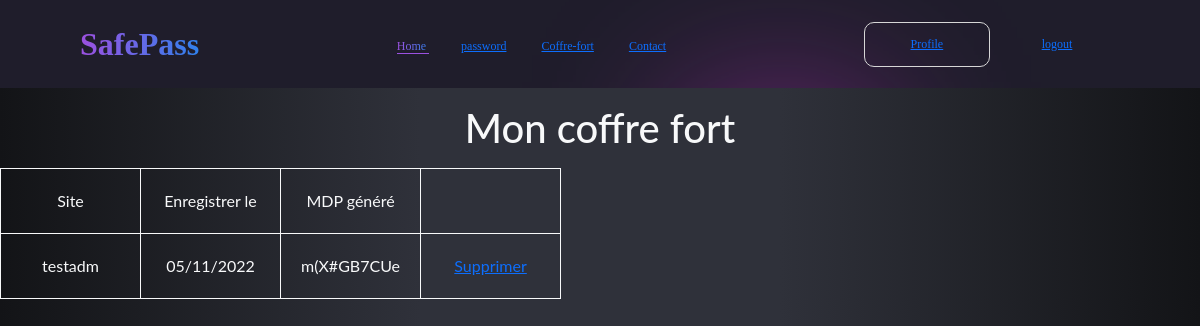
/generator/coffre-fort/ (signed in), run on the app's committed database.
### generator/models.py (models this page shows, shortened)
class GenPass(models.Model):
    user = models.OneToOneField(User, on_delete=models.CASCADE, null=True, blank=True)
    site = models.CharField(max_length=30)
    date = models.DateTimeField(default=timezone.now)
    passwords = models.CharField(max_length=300)
    class Meta:
        verbose_name = 'Password'
        verbose_name_plural = 'Passwords'
        ordering = ['site']

### generator/views.py (the view)
# urls.py: path('coffre-fort/', coffre_fort, name='coffre-fort'),
@login_required
def coffre_fort(request):
    password_list = GenPass.objects.filter(user=request.user)
    context = {'password_list': password_list}
    return render(request, 'generator/listalll.html', context)

### templates/generator/listalll.html (shortened to what this page needs)
{% extends 'base.html' %}
{% load static %}
{% block content %}
<div>
    <h1 class="text-center text-light mt-3 mb-3">Mon coffre fort</h1>
</div>
<div class="content text text-light">
    {% if user != 'user.username' %}
        <table>
            <tr>
                <td>Site</td>
                <td>Enregistrer le</td>
                <td>MDP généré</td>
                <td></td>
            </tr>
            {% for password in password_list %}
                <tr>
                    <td>{{ password.site }}</td>
                    <td>{{ password.date|date:"d/m/Y" }}</td>
                    <td>{{ password.passwords }}</td>
                    <td><a href="#">Supprimer</a></td>
                </tr>
            {% endfor %}
        </table>
{% endif %}
</div>
{% endblock %}

### user/static/build/css/style.css (style rules this page uses)
body { margin: 0; background-color: #252954; }

### templates/generator/listalll.html (style rules this page uses)
td { width: 25%; text-align: center; border: solid 1px; padding: 20px; }
:root { --yellow: #ffdd40; --dark: #2f313a; --deg: -86deg; --trans: all 0.4s ease 0s; }
body { font-family: "Lato", Arial, Helvetica, serif; background: linear-gradient(90deg, #131417, var(--dark) 35% 65%, #131417); }
body *, body *:before, body *:after { box-sizing: border-box; }
.content { width: 90vmin; }

### data on the page
GenPass: site "testadm", date "05/11/2022", passwords "m(X#GB7CUe"
